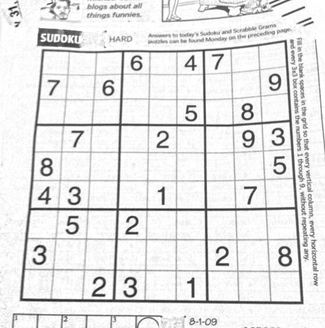
#> input picture hw3_release/sudoku.png, 325 x 328 px, shrunk from 558 x 563 before the run; the run also reads 2 pictures not shown here
$ jupyter execute --allow-errors hw3.ipynb   (shell and % lines are left out)   (older library calls are emulated)
#> lines starting #> are read from the running program, lines starting #| are printed output that depends on the picture
#> further down, img is the input picture: shape (328, 325) float64; min 0.137, max 1, mean 0.899
### hw3_release/panorama.py
"""
CS131 - Computer Vision: Foundations and Applications
Assignment 3
Author: Donsuk Lee (donlee90@stanford.edu)
Date created: 09/2017
Last modified: 09/27/2018
Python Version: 3.5+
"""

import numpy as np
from skimage import filters
from skimage.feature import corner_peaks
from skimage.util.shape import view_as_blocks
from scipy.spatial.distance import cdist
from scipy.ndimage.filters import convolve

from utils import pad, unpad, get_output_space, warp_image


def harris_corners(img, window_size=3, k=0.04):
    """
    Compute Harris corner response map. Follow the math equation
    R=Det(M)-k(Trace(M)^2).

    Hint:
        You may use the function scipy.ndimage.filters.convolve,
        which is already imported above.

    Args:
        img: Grayscale image of shape (H, W)
        window_size: size of the window function
        k: sensitivity parameter

    Returns:
        response: Harris response image of shape (H, W)
    """
#> called with window_size = 3, k = 0.04

    H, W = img.shape
    window = np.ones((window_size, window_size))

    response = np.zeros((H, W))

    # Using sobel to calculate the deviation of image with the 3*3 kernel

    dx = filters.sobel_v(img)
    dy = filters.sobel_h(img)

    ### YOUR CODE HERE
    dx_2 = np.power(dx,2)
    dy_2 = np.power(dy,2)
    dxdy = dx * dy
    dx_2_conv = convolve(dx_2, window)
    dy_2_conv = convolve(dy_2, window)
    dxdy_conv = convolve(dxdy, window)
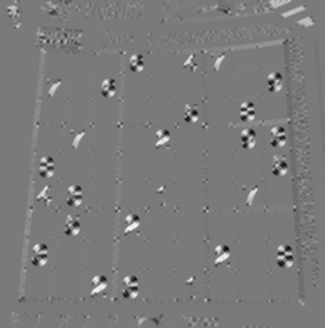
#> dxdy_conv: shape (328, 325) float64; min -1.33, max 1.45, mean 0.0111; drawn with min black and max white
    det = dx_2_conv * dy_2_conv - np.power(dxdy_conv, 2)
    trace = dx_2_conv + dy_2_conv
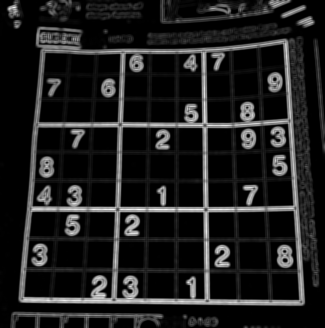
#> trace: shape (328, 325) float64; min 0, max 3.89, mean 0.479; drawn with min black and max white

    response = det - k * np.power(trace, 2)
    ### END YOUR CODE

    return response


def simple_descriptor(patch):
    """
    Describe the patch by normalizing the image values into a standard
    normal distribution (having mean of 0 and standard deviation of 1)
    and then flattening into a 1D array.

    The normalization will make the descriptor more robust to change
    in lighting condition.

    Hint:
        If a denominator is zero, divide by 1 instead.

    Args:
        patch: grayscale image patch of shape (H, W)

    Returns:
        feature: 1D array of shape (H * W)
    """
    feature = []
    ### YOUR CODE HERE
    std = np.std(patch)
    mean = np.mean(patch)
    if std > 0.0:
        feature = (patch - mean) / std
    else:
        feature = patch - mean
    feature = feature.reshape(-1)
    ### END YOUR CODE
    return feature


def describe_keypoints(image, keypoints, desc_func, patch_size=16):
    """
    Args:
        image: grayscale image of shape (H, W)
        keypoints: 2D array containing a keypoint (y, x) in each row
        desc_func: function that takes in an image patch and outputs
            a 1D feature vector describing the patch
        patch_size: size of a square patch at each keypoint

    Returns:
        desc: array of features describing the keypoints
    """

    image.astype(np.float32)
    desc = []

    for i, kp in enumerate(keypoints):
        y, x = kp
        patch = image[y-(patch_size//2):y+((patch_size+1)//2),
                      x-(patch_size//2):x+((patch_size+1)//2)]
        desc.append(desc_func(patch))
    return np.array(desc)


def match_descriptors(desc1, desc2, threshold=0.5):
    """
    Match the feature descriptors by finding distances between them. A match is formed
    when the distance to the closest vector is much smaller than the distance to the
    second-closest, that is, the ratio of the distances should be smaller
    than the threshold. Return the matches as pairs of vector indices.

    Hint:
        The Numpy functions np.sort, np.argmin, np.asarray might be useful

    Args:
        desc1: an array of shape (M, P) holding descriptors of size P about M keypoints
        desc2: an array of shape (N, P) holding descriptors of size P about N keypoints

    Returns:
        matches: an array of shape (Q, 2) where each row holds the indices of one pair
        of matching descriptors
    """
    matches = []

    N = desc1.shape[0]
    dists = cdist(desc1, desc2)

    ### YOUR CODE HERE
    for i in range(N):
        indices = np.argsort(dists[i])
        if dists[i, indices[0]] / dists[i, indices[1]] < threshold:
            matches.append((i, indices[0]))

    ### END YOUR CODE

    return np.asarray(matches)


def fit_affine_matrix(p1, p2):
    """ Fit affine matrix such that p2 * H = p1

    Hint:
        You can use np.linalg.lstsq function to solve the problem.

    Args:
        p1: an array of shape (M, P)
        p2: an array of shape (M, P)

    Return:
        H: a matrix of shape (P, P) that transform p2 to p1.
    """

    assert (p1.shape[0] == p2.shape[0]),\
        'Different number of points in p1 and p2'
    p1 = pad(p1)
    p2 = pad(p2)

    ### YOUR CODE HERE
    A = []
    b = []
    for i in range(p1.shape[0]):
        A.append(list(p2[i]) + [0, 0, 0])
        A.append([0, 0, 0] + list(p2[i]))
        b += [p1[i, 0], p1[i, 1]]
    A, b = np.array(A), np.array(b)
    m, residuals, rank, s = np.linalg.lstsq(A, b, rcond=None)
    H = np.array([[m[0], m[3], 0], [m[1], m[4], 0], [m[2], m[5], 1]])
    ### END YOUR CODE

    # Sometimes numerical issues cause least-squares to produce the last
    # column which is not exactly [0, 0, 1]
    H[:,2] = np.array([0, 0, 1])
    return H


def ransac(keypoints1, keypoints2, matches, n_iters=200, threshold=20):
    """
    Use RANSAC to find a robust affine transformation

        1. Select random set of matches
        2. Compute affine transformation matrix
        3. Compute inliers
        4. Keep the largest set of inliers
        5. Re-compute least-squares estimate on all of the inliers

    Args:
        keypoints1: M1 x 2 matrix, each row is a point
        keypoints2: M2 x 2 matrix, each row is a point
        matches: N x 2 matrix, each row represents a match
            [index of keypoint1, index of keypoint 2]
        n_iters: the number of iterations RANSAC will run
        threshold: the number of threshold to find inliers

    Returns:
        H: a robust estimation of affine transformation from keypoints2 to
        keypoints 1
    """
    # Copy matches array, to avoid overwriting it
    orig_matches = matches.copy()
    matches = matches.copy()

    N = matches.shape[0]
    print(N)
    n_samples = int(N * 0.2)

    matched1 = pad(keypoints1[matches[:,0]])
    matched2 = pad(keypoints2[matches[:,1]])

    max_inliers = np.zeros(N)
    n_inliers = 0

    # RANSAC iteration start
    ### YOUR CODE HERE
    for k in range(n_iters):
        idx = np.random.choice(N, n_samples, replace=False)
        sample_matched1 = matched1[idx, :2]
        sample_matched2 = matched2[idx, :2]
        H = fit_affine_matrix(sample_matched1, sample_matched2)
        transform_2 = np.dot(matched2, H)
        possible_inlier = np.linalg.norm(transform_2 - matched1, axis=1) ** 2 < threshold
        inlier_count = np.sum(possible_inlier)
        if inlier_count > n_inliers:
            n_inliers = inlier_count
            max_inliers = possible_inlier.copy()
    H = fit_affine_matrix(matched1[max_inliers][:,:2], matched2[max_inliers][:,:2])

    ### END YOUR CODE
    print(H)
    return H, orig_matches[max_inliers]


def hog_descriptor(patch, pixels_per_cell=(8,8)):
    """
    Generating hog descriptor by the following steps:

    1. Compute the gradient image in x and y directions (already done for you)
    2. Compute gradient histograms for each cell
    3. Flatten block of histograms into a 1D feature vector
        Here, we treat the entire patch of histograms as our block
    4. Normalize flattened block
        Normalization makes the descriptor more robust to lighting variations

    Args:
        patch: grayscale image patch of shape (H, W)
        pixels_per_cell: size of a cell with shape (M, N)

    Returns:
        block: 1D patch descriptor array of shape ((H*W*n_bins)/(M*N))
    """
    assert (patch.shape[0] % pixels_per_cell[0] == 0),\
                'Heights of patch and cell do not match'
    assert (patch.shape[1] % pixels_per_cell[1] == 0),\
                'Widths of patch and cell do not match'

    n_bins = 9
    degrees_per_bin = 180 // n_bins

    Gx = filters.sobel_v(patch)
    Gy = filters.sobel_h(patch)

    # Unsigned gradients
    G = np.sqrt(Gx**2 + Gy**2)
    theta = (np.arctan2(Gy, Gx) * 180 / np.pi) % 180

    # Group entries of G and theta into cells of shape pixels_per_cell, (M, N)
    #   G_cells.shape = theta_cells.shape = (H//M, W//N)
    #   G_cells[0, 0].shape = theta_cells[0, 0].shape = (M, N)
    G_cells = view_as_blocks(G, block_shape=pixels_per_cell)
    theta_cells = view_as_blocks(theta, block_shape=pixels_per_cell)
    rows = G_cells.shape[0]
    cols = G_cells.shape[1]

    # For each cell, keep track of gradient histrogram of size n_bins
    cells = np.zeros((rows, cols, n_bins))

    # Compute histogram per cell
    ### YOUR CODE HERE
    for i in range(rows):
        for j in range(cols):
            for m in range(G_cells.shape[2]):
                for n in range(G_cells.shape[3]):
                    idx = int(theta_cells[i, j, m, n] // degrees_per_bin)
                    if idx == 9:
                        idx = 8
                    cells[i, j, idx] += G_cells[i, j, m, n]

    cells = (cells - np.mean(cells)) / np.std(cells)
    block = cells.reshape(-1)
    ### YOUR CODE HERE

    return block


def linear_blend(img1_warped, img2_warped):
    """
    Linearly blend img1_warped and img2_warped by following the steps:

    1. Define left and right margins (already done for you)
    2. Define a weight matrices for img1_warped and img2_warped
        np.linspace and np.tile functions will be useful
    3. Apply the weight matrices to their corresponding images
    4. Combine the images

    Args:
        img1_warped: Refernce image warped into output space
        img2_warped: Transformed image warped into output space

    Returns:
        merged: Merged image in output space
    """
    out_H, out_W = img1_warped.shape # Height and width of output space
    img1_mask = (img1_warped != 0)  # Mask == 1 inside the image
    img2_mask = (img2_warped != 0)  # Mask == 1 inside the image

    # Find column of middle row where warped image 1 ends
    # This is where to end weight mask for warped image 1
    right_margin = out_W - np.argmax(np.fliplr(img1_mask)[out_H//2, :].reshape(1, out_W), 1)[0]

    # Find column of middle row where warped image 2 starts
    # This is where to start weight mask for warped image 2
    left_margin = np.argmax(img2_mask[out_H//2, :].reshape(1, out_W), 1)[0]

    ### YOUR CODE HERE
    weight1 = np.ones_like(img1_warped)
    weight2 = np.ones_like(img2_warped)
    if left_margin > right_margin:
        right_margin, left_margin = left_margin, right_margin
    n = right_margin - left_margin + 1
    weight1[:, left_margin:right_margin + 1] = np.linspace(1, 0, n)
    weight2[:, left_margin:right_margin + 1] = np.linspace(0, 1, n)
    merged = weight1 * img1_warped + weight2 * img2_warped
    overlap = img1_mask + img2_mask
    merged /= np.maximum(overlap, 1)
    ### END YOUR CODE

    return merged


# [78 lines left out: function stitch_multiple_images, not called in this run]

### hw3_release/utils.py
import numpy as np
from scipy.ndimage import affine_transform

# Functions to convert points to homogeneous coordinates and back
pad = lambda x: np.hstack([x, np.ones((x.shape[0], 1))])
unpad = lambda x: x[:,:-1]

def plot_matches(ax, image1, image2, keypoints1, keypoints2, matches,
                 keypoints_color='k', matches_color=None, only_matches=False):
    """Plot matched features.
    Parameters
    ----------
    ax : matplotlib.axes.Axes
        Matches and image are drawn in this ax.
    image1 : (N, M [, 3]) array
        First grayscale or color image.
    image2 : (N, M [, 3]) array
        Second grayscale or color image.
    keypoints1 : (K1, 2) array
        First keypoint coordinates as ``(row, col)``.
    keypoints2 : (K2, 2) array
        Second keypoint coordinates as ``(row, col)``.
    matches : (Q, 2) array
        Indices of corresponding matches in first and second set of
        descriptors, where ``matches[:, 0]`` denote the indices in the first
        and ``matches[:, 1]`` the indices in the second set of descriptors.
    keypoints_color : matplotlib color, optional
        Color for keypoint locations.
    matches_color : matplotlib color, optional
        Color for lines which connect keypoint matches. By default the
        color is chosen randomly.
    only_matches : bool, optional
        Whether to only plot matches and not plot the keypoint locations.
    """

    image1.astype(np.float32)
    image2.astype(np.float32)

    new_shape1 = list(image1.shape)
    new_shape2 = list(image2.shape)

    if image1.shape[0] < image2.shape[0]:
        new_shape1[0] = image2.shape[0]
    elif image1.shape[0] > image2.shape[0]:
        new_shape2[0] = image1.shape[0]

    if image1.shape[1] < image2.shape[1]:
        new_shape1[1] = image2.shape[1]
    elif image1.shape[1] > image2.shape[1]:
        new_shape2[1] = image1.shape[1]

    if new_shape1 != image1.shape:
        new_image1 = np.zeros(new_shape1, dtype=image1.dtype)
        new_image1[:image1.shape[0], :image1.shape[1]] = image1
        image1 = new_image1

    if new_shape2 != image2.shape:
        new_image2 = np.zeros(new_shape2, dtype=image2.dtype)
        new_image2[:image2.shape[0], :image2.shape[1]] = image2
        image2 = new_image2

    image = np.concatenate([image1, image2], axis=1)

    offset = image1.shape

    if not only_matches:
        ax.scatter(keypoints1[:, 1], keypoints1[:, 0],
                   facecolors='none', edgecolors=keypoints_color)
        ax.scatter(keypoints2[:, 1] + offset[1], keypoints2[:, 0],
                   facecolors='none', edgecolors=keypoints_color)

    ax.imshow(image, interpolation='nearest', cmap='gray')
    ax.axis((0, 2 * offset[1], offset[0], 0))

    for i in range(matches.shape[0]):
        idx1 = matches[i, 0]
        idx2 = matches[i, 1]

        if matches_color is None:
            color = np.random.rand(3)
        else:
            color = matches_color

        ax.plot((keypoints1[idx1, 1], keypoints2[idx2, 1] + offset[1]),
                (keypoints1[idx1, 0], keypoints2[idx2, 0]),
'-', color=color)


def get_output_space(img_ref, imgs, transforms):
    """
    Args:
        img_ref: reference image
        imgs: images to be transformed
        transforms: list of affine transformation matrices. transforms[i] maps
            points in imgs[i] to the points in img_ref
    Returns:
        output_shape
    """

    assert (len(imgs) == len(transforms))

    r, c = img_ref.shape
    corners = np.array([[0, 0], [r, 0], [0, c], [r, c]])
    all_corners = [corners]

    for i in range(len(imgs)):
        r, c = imgs[i].shape
        H = transforms[i]
        corners = np.array([[0, 0], [r, 0], [0, c], [r, c]])
        warped_corners = corners.dot(H[:2,:2]) + H[2,:2]
        all_corners.append(warped_corners)

    # Find the extents of both the reference image and the warped
    # target image
    all_corners = np.vstack(all_corners)

    # The overall output shape will be max - min
    corner_min = np.min(all_corners, axis=0)
    corner_max = np.max(all_corners, axis=0)
    output_shape = (corner_max - corner_min)

    # Ensure integer shape with np.ceil and dtype conversion
    output_shape = np.ceil(output_shape).astype(int)
    offset = corner_min

    return output_shape, offset

def warp_image(img, H, output_shape, offset):

    # Note about affine_transfomr function:
    # Given an output image pixel index vector o,
    # the pixel value is determined from the input image at position
    # np.dot(matrix,o) + offset.
    Hinv = np.linalg.inv(H)
    m = Hinv.T[:2,:2]
    b = Hinv.T[:2,2]
    img_warped = affine_transform(img.astype(np.float32),
                                  m, b+offset,
                                  output_shape,
                                  cval=-1)

    return img_warped

### hw3_release/hw3.ipynb
# Homework 3

This assignment covers the Harris corner detector, RANSAC and the HOG descriptor for panorama stitching.

[cell 1]
from __future__ import print_function

# Setup
import numpy as np
from skimage import filters
from skimage.feature import corner_peaks
from skimage.io import imread
import matplotlib.pyplot as plt
from time import time

plt.rcParams['figure.figsize'] = (15.0, 12.0) # set default size of plots
plt.rcParams['image.interpolation'] = 'nearest'
plt.rcParams['image.cmap'] = 'gray'

# for auto-reloading extenrnal modules

## Introduction: Panorama Stitching
Panorama stitching is an early success of computer vision. Matthew Brown and David G. Lowe published a famous [panoramic image stitching paper](http://matthewalunbrown.com/papers/ijcv2007.pdf) in 2007. Since then, automatic panorama stitching technology has been widely adopted in many applications such as Google Street View, panorama photos on smartphones,
and stitching software such as Photosynth and AutoStitch.

In this assignment, we will detect and match keypoints from multiple images to build a single panoramic image. This will involve several tasks:
1. Use Harris corner detector to find keypoints.
2. Build a descriptor to describe each point in an image. <br>
   Compare two sets of descriptors coming from two different images and find matching keypoints.
3. Given a list of matching keypoints, use least-squares method to find the affine transformation matrix that maps points in one image to another.
4. Use RANSAC to give a more robust estimate of affine transformation matrix. <br>
   Given the transformation matrix, use it to transform the second image and overlay it on the first image, forming a panorama.
5. Implement a different descriptor (HOG descriptor) and get another stitching result.

## Part 1 Harris Corner Detector (20 points)

In this section, you are going to implement Harris corner detector for keypoint localization. Review the lecture slides on Harris corner detector to understand how it works. The Harris detection algorithm can be divide into the following steps:
1. Compute $x$ and $y$ derivatives ($I_x, I_y$) of an image
2. Compute products of derivatives ($I_x^2, I_y^2, I_{xy}$) at each pixel
3. Compute matrix $M$ at each pixel, where
$$
M = \sum_{x,y} w(x,y)
    \begin{bmatrix}
        I_{x}^2 & I_{x}I_{y} \\
        I_{x}I_{y} & I_{y}^2
    \end{bmatrix}
$$
4. Compute corner response $R=Det(M)-k(Trace(M)^2)$ at each pixel
5. Output corner response map $R(x,y)$

Step 1 is already done for you in the function **`harris_corners`** in `panorama.py`. Complete the function implementation and run the code below.

*-Hint: You may use the function `scipy.ndimage.filters.convolve`, which is already imported in `panoramy.py`*

[cell 2]
from panorama import harris_corners

img = imread('sudoku.png', as_gray=True)

# Compute Harris corner response
response = harris_corners(img)

# Display corner response
plt.subplot(1,2,1)
plt.imshow(response)
plt.axis('off')
plt.title('Harris Corner Response')

plt.subplot(1,2,2)
plt.imshow(imread('solution_harris.png', as_gray=True))
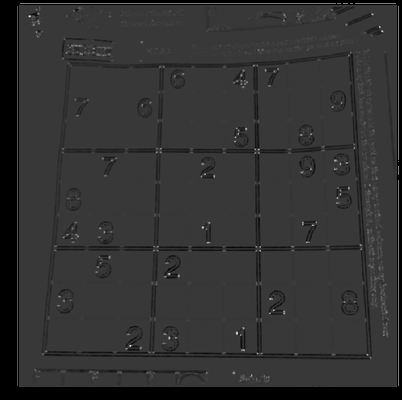
#> input picture hw3_release/solution_harris.png, 402 x 400 px, shrunk from 690 x 687 before the run
plt.axis('off')
plt.title('Harris Corner Solution')

plt.show()

Once you implement the Harris detector correctly, you will be able to see small bright blobs around the corners of the sudoku grids and letters in the output corner response image. The function `corner_peaks` from `skimage.feature` performs non-maximum suppression to take local maxima of the response map and localize keypoints.

[cell 3]
# Perform non-maximum suppression in response map
# and output corner coordiantes
corners = corner_peaks(response, threshold_rel=0.01)
#> corners = 1035 pairs, first value 1 to 325, second value 9 to 317

# Display detected corners
plt.imshow(img)
plt.scatter(corners[:,1], corners[:,0], marker='x')
plt.axis('off')
plt.title('Detected Corners')
plt.show()

## Part 2 Describing and Matching Keypoints (20 points)

We are now able to localize keypoints in two images by running the Harris corner detector independently on them. Next question is, how do we determine which pair of keypoints come from corresponding locations in those two images? In order to *match* the detected keypoints, we must come up with a way to *describe* the keypoints based on their local appearance. Generally, each region around detected keypoint locations is converted into  a fixed-size vectors called *descriptors*.

### Part 2.1 Creating Descriptors (10 points)

In this section, you are going to implement the **`simple_descriptor`** function, where each keypoint is described by the normalized intensity of a small patch around it.

[cell 4]
from panorama import harris_corners

img1 = imread('uttower1.jpg', as_gray=True)
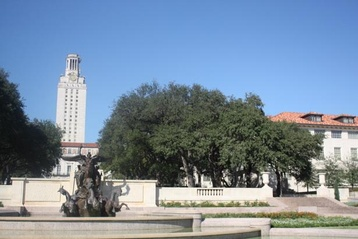
#> input picture hw3_release/uttower1.jpg, 358 x 239 px, shrunk from 615 x 410 before the run
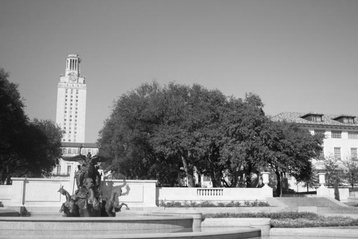
#> img1: shape (239, 358) float64; min 0.00364, max 0.999, mean 0.539
img2 = imread('uttower2.jpg', as_gray=True)
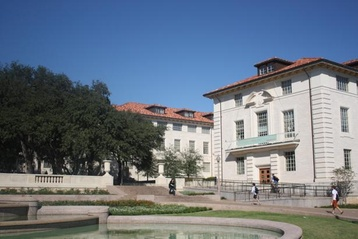
#> input picture hw3_release/uttower2.jpg, 358 x 239 px, shrunk from 615 x 410 before the run
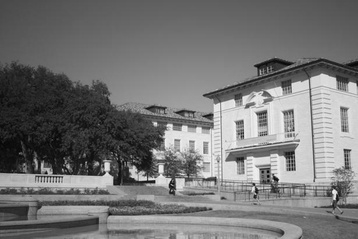
#> img2: shape (239, 358) float64; min 0.0117, max 0.969, mean 0.461

# Detect keypoints in two images
keypoints1 = corner_peaks(harris_corners(img1, window_size=3),
                          threshold_rel=0.05,
                          exclude_border=8)
#> call 2 of harris_corners, with window_size = 3, k = 0.04
#> in harris_corners (call 2), `response = det - k * np.power(trace, 2)`:
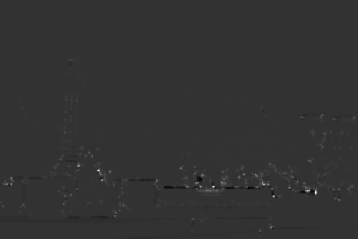
#> response: shape (239, 358) float64; min -0.549, max 2.22, mean 0.0038; drawn with min black and max white
#> keypoints1 = 219 pairs, first value 60 to 230, second value 11 to 349
keypoints2 = corner_peaks(harris_corners(img2, window_size=3),
                          threshold_rel=0.05,
                          exclude_border=8)
#> call 3 of harris_corners, with window_size = 3, k = 0.04
#> in harris_corners (call 3), `dy_2 = np.power(dy,2)`:
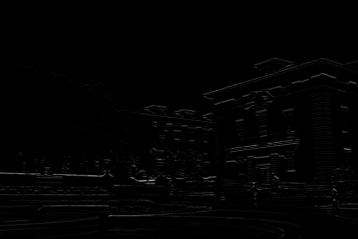
#> dy_2: shape (239, 358) float64; min 0, max 0.64, mean 0.00972
#> in harris_corners (call 3), `dxdy = dx * dy`:
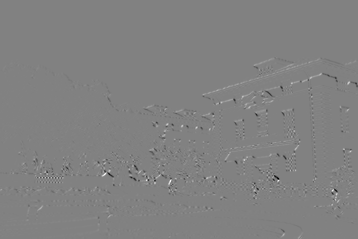
#> dxdy: shape (239, 358) float64; min -0.278, max 0.269, mean -6.58e-05; drawn with min black and max white
#> (the rest of the program and of its run is left out)
